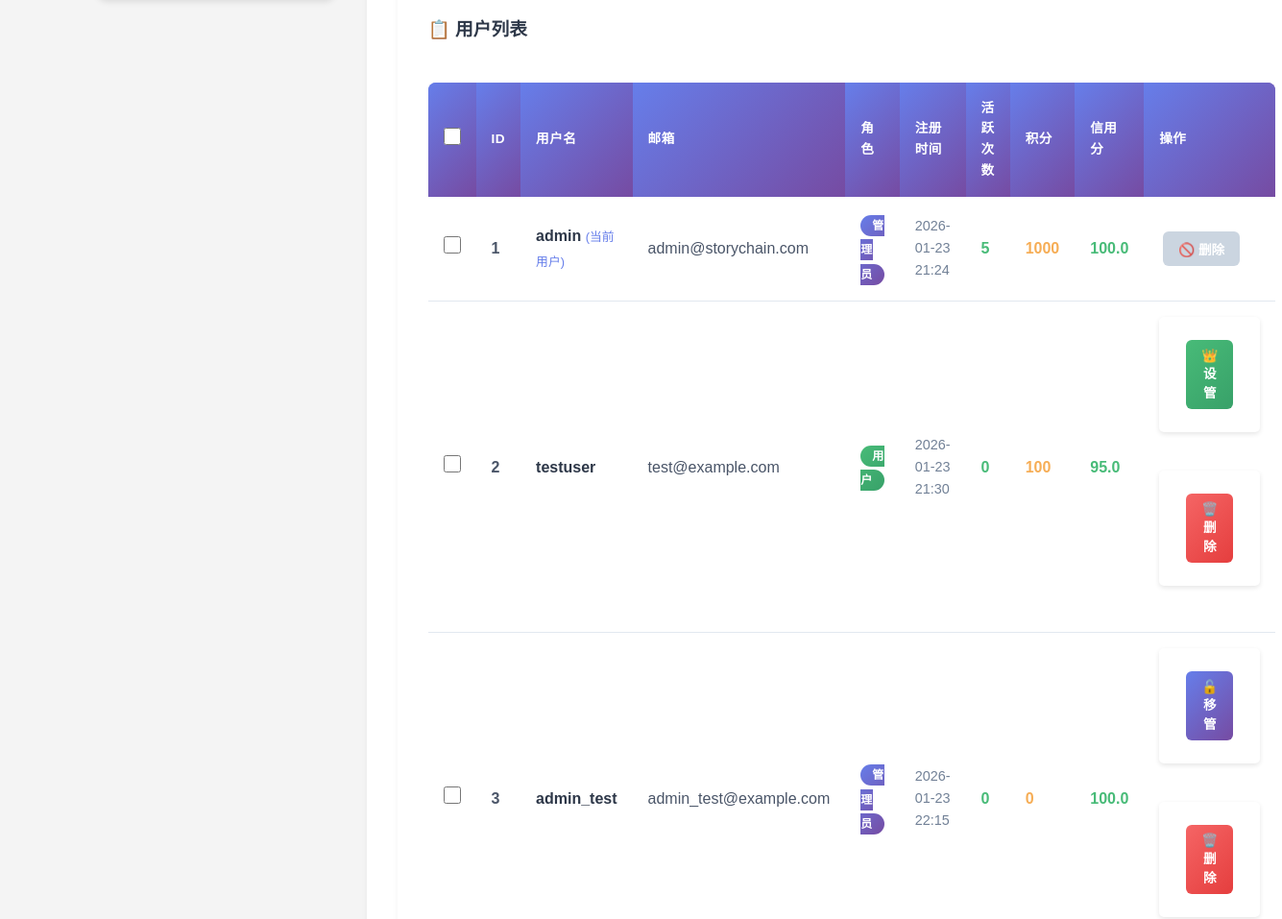
/admin/users (signed in, middle part), run on an earlier commit of the app's database.
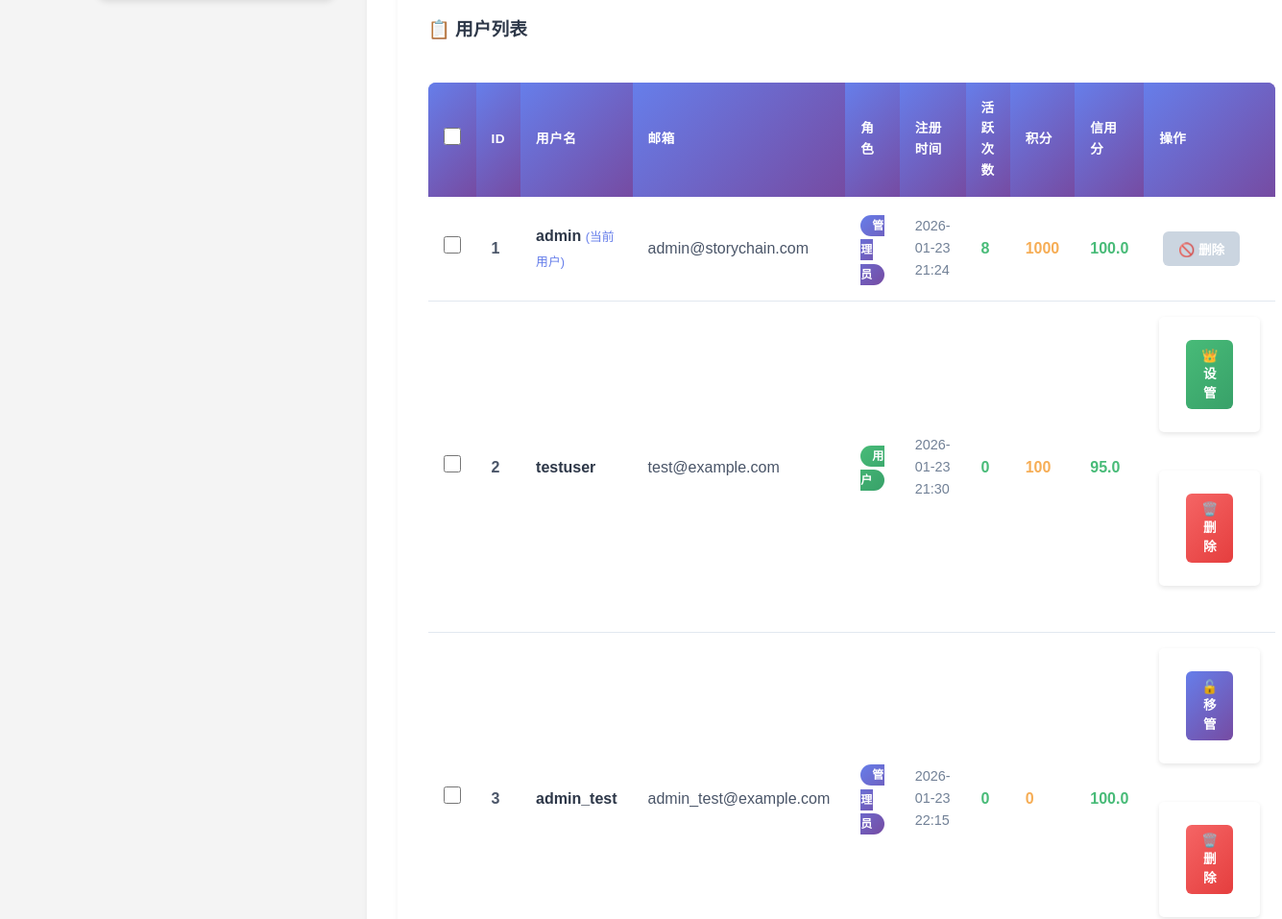
And on a later commit of the database.
### database.py (models this page shows)
class UserDB(Base):
    __tablename__ = "users"
    id = Column(Integer, primary_key=True, index=True)
    username = Column(String(50), unique=True, index=True, nullable=False)
    email = Column(String(100), unique=True, index=True, nullable=False)
    password_hash = Column(String(255), nullable=False)
    role = Column(String(20), default="user")
    registered_at = Column(DateTime, default=datetime.now)
    active_count = Column(Integer, default=0)
    points = Column(Integer, default=0)
    credit = Column(Float, default=100.0)
    stories = relationship("StoryDB", back_populates="author")
    chapters = relationship("StoryChapterDB", back_populates="author")
    chapter_comments = relationship("ChapterCommentDB", back_populates="author")
    discussions = relationship("DiscussionDB", back_populates="author")
    discussion_comments = relationship("DiscussionCommentDB", back_populates="author")

### routers/admin.py (the view)
@router.get("/admin/users", response_class=HTMLResponse)
async def admin_users(
    request: Request,
    db: Session = Depends(get_db),
    current_user: UserDB = Depends(require_admin)
):
    if not current_user:
        return RedirectResponse(url="/login", status_code=303)
    users = get_all_users(db)
    return templates.TemplateResponse(
        "admin_users.html",
        {
            "request": request,
            "current_user": current_user,
            "users": users
        }
    )

### templates/admin_users.html (shortened to what the changed rows need)
{% extends "admin_base.html" %}
{% block content %}
    {% if users %}
        <div style="background: white; padding: 2rem; border-radius: 12px; box-shadow: 0 4px 6px rgba(0, 0, 0, 0.05); margin-bottom: 2rem;">
            <div style="overflow-x: auto;">
                <table class="admin-table">
                    <thead>
                        <tr>
                            <th>ID</th>
                            <th>用户名</th>
                            <th>邮箱</th>
                            <th>角色</th>
                            <th>注册时间</th>
                            <th>活跃次数</th>
                            <th>积分</th>
                            <th>信用分</th>
                            <th>操作</th>
                        </tr>
                    </thead>
                    <tbody>
                        {% for user in users %}
                        <tr>
                            <td><strong>{{ user.id }}</strong></td>
                            <td>
                                <strong style="color: #2d3748;">{{ user.username }}</strong>
                                {% if user.username == current_user.username %}
                                    <span style="color: #667eea; font-size: 0.8rem;">(当前用户)</span>
                                {% endif %}
                            </td>
                            <td style="color: #4a5568;">{{ user.email }}</td>
                            <td>
                                <span class="role-badge role-{{ user.role }}">
                                    {{ "管理员" if user.role == "admin" else "用户" }}
                                </span>
                            </td>
                            <td style="color: #718096; font-size: 0.9rem;">
                                {{ user.registered_at.strftime('%Y-%m-%d %H:%M') }}
                            </td>
                            <td>
                                <span style="color: #48bb78; font-weight: 600;">{{ user.active_count }}</span>
                            </td>
                            <td>
                                <span style="color: #f6ad55; font-weight: 600;">{{ user.points }}</span>
                            </td>
                            <td>
                                <span style="color: {% if user.credit >= 80 %}#48bb78{% elif user.credit >= 60 %}#f6ad55{% else %}#f56565{% endif %}; font-weight: 600;">
                                    {{ "%.1f"|format(user.credit) }}
                                </span>
                            </td>
                            <td>
                                <div style="display: flex; gap: 0.5rem; flex-wrap: wrap;">
                                    {% if user.username != current_user.username %}
                                        <form action="/admin/delete/user/{{ user.id }}" method="post" style="display: inline;">
                                            <button type="submit" class="btn-admin btn-admin-danger"
                                                    onclick="return confirm('确定要删除用户 {{ user.username }} 吗？此操作不可恢复！')"
                                                    title="删除用户">
                                                🗑️ 删除
                                            </button>
                                        </form>
                                    {% else %}
                                        <button class="btn-admin" disabled title="不能删除当前用户" style="background: #cbd5e0; color: white;">
                                            🚫 删除
                                        </button>
                                    {% endif %}
                                </div>
                            </td>
                        </tr>
                        {% endfor %}
                    </tbody>
                </table>
            </div>
        </div>
    {% else %}
        <div style="background: white; padding: 3rem; border-radius: 12px; box-shadow: 0 4px 6px rgba(0, 0, 0, 0.05); text-align: center;">
            <div style="font-size: 4rem; margin-bottom: 1rem;">👥</div>
            <h3 style="color: #4a5568; margin-bottom: 1rem;">暂无用户</h3>
            <p style="color: #718096;">系统中还没有任何用户注册。</p>
        </div>
    {% endif %}
{% endblock %}

What changed in the data, as far as the page shows it:
changed UserDB "admin": active_count "5" → "8"
